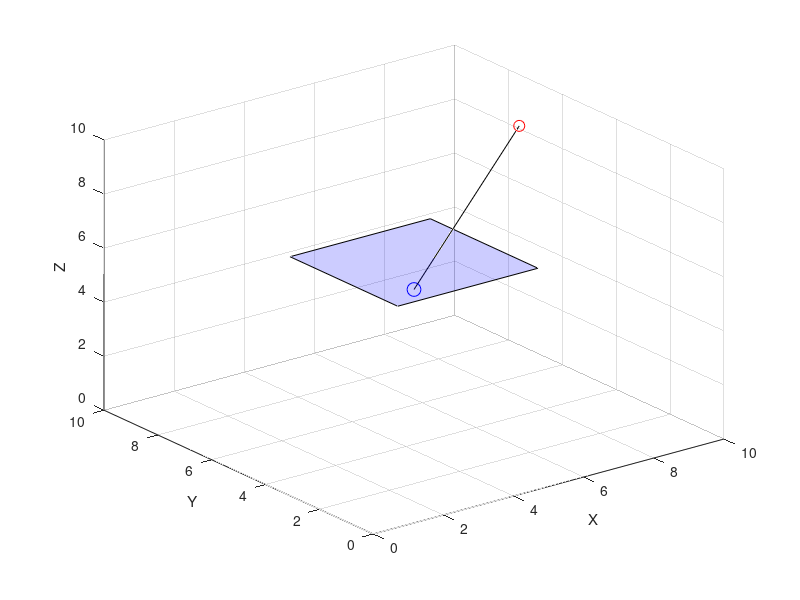

Reproduce this figure in MATLAB.
% Define the PTZ camera and target initial positions
ptz_position = [5 5 5];
target_position = [0 0 0];

% Define the target trajectory (a helix for this example)
theta = linspace(0, 4*pi, 100); % theta for helix
radius = 3;
z_step = linspace(0, 10, 100); % height increase for helix
target_trajectory = [radius*cos(theta) + 5; radius*sin(theta) + 5; z_step]';

figure;
hold on;
xlabel('X'); ylabel('Y'); zlabel('Z');
xlim([0 10]); ylim([0 10]); zlim([0 10]);
grid on;
view(3); % 3D view

% Create initial plot objects for PTZ and target
h_ptz = plot3(ptz_position(1), ptz_position(2), ptz_position(3), 'bo', 'MarkerSize', 10);
h_target = plot3(target_position(1), target_position(2), target_position(3), 'ro', 'MarkerSize', 8);
h_line = plot3([ptz_position(1), target_position(1)], ...
               [ptz_position(2), target_position(2)], ...
               [ptz_position(3), target_position(3)], '-k');

% Define image plane for the PTZ camera (assuming 4x4 dimensions)
plane_z = ptz_position(3) + 1; % 1 unit in front of the camera
image_x = [ptz_position(1)-2, ptz_position(1)+2, ptz_position(1)+2, ptz_position(1)-2];
image_y = [ptz_position(2)-2, ptz_position(2)-2, ptz_position(2)+2, ptz_position(2)+2];
image_z = [plane_z, plane_z, plane_z, plane_z];

% Plot the image plane (in blue color)
fill3(image_x, image_y, image_z, 'b', 'FaceAlpha', 0.2);

% Loop for the moving target
for t = 1:length(target_trajectory)
    % Update target position
    target_position = target_trajectory(t,:);
    
    % Project target position onto the image plane
    projected_point = [target_position(1), target_position(2), plane_z];
    
    % Check if the projected point lies within the image boundaries
    inImage = inpolygon(projected_point(1), projected_point(2), image_x, image_y);
    if inImage
        disp('Target is within the image!');
    else
        disp('Target is outside the image.');
    end
    
    % Visualize the projection as a green dot
    h_proj = plot3(projected_point(1), projected_point(2), projected_point(3), 'go', 'MarkerSize', 6);
    
    % Update PTZ camera focus
    set(h_target, 'XData', target_position(1), 'YData', target_position(2), 'ZData', target_position(3));
    set(h_line, 'XData', [ptz_position(1), target_position(1)], ...
                'YData', [ptz_position(2), target_position(2)], ...
                'ZData', [ptz_position(3), target_position(3)]);
    
    drawnow; % Update the plot
    if exist('h_proj', 'var')
        delete(h_proj); % Remove the previous projection point for clarity
    end
    pause(0.05); % Wait for visualization
end
